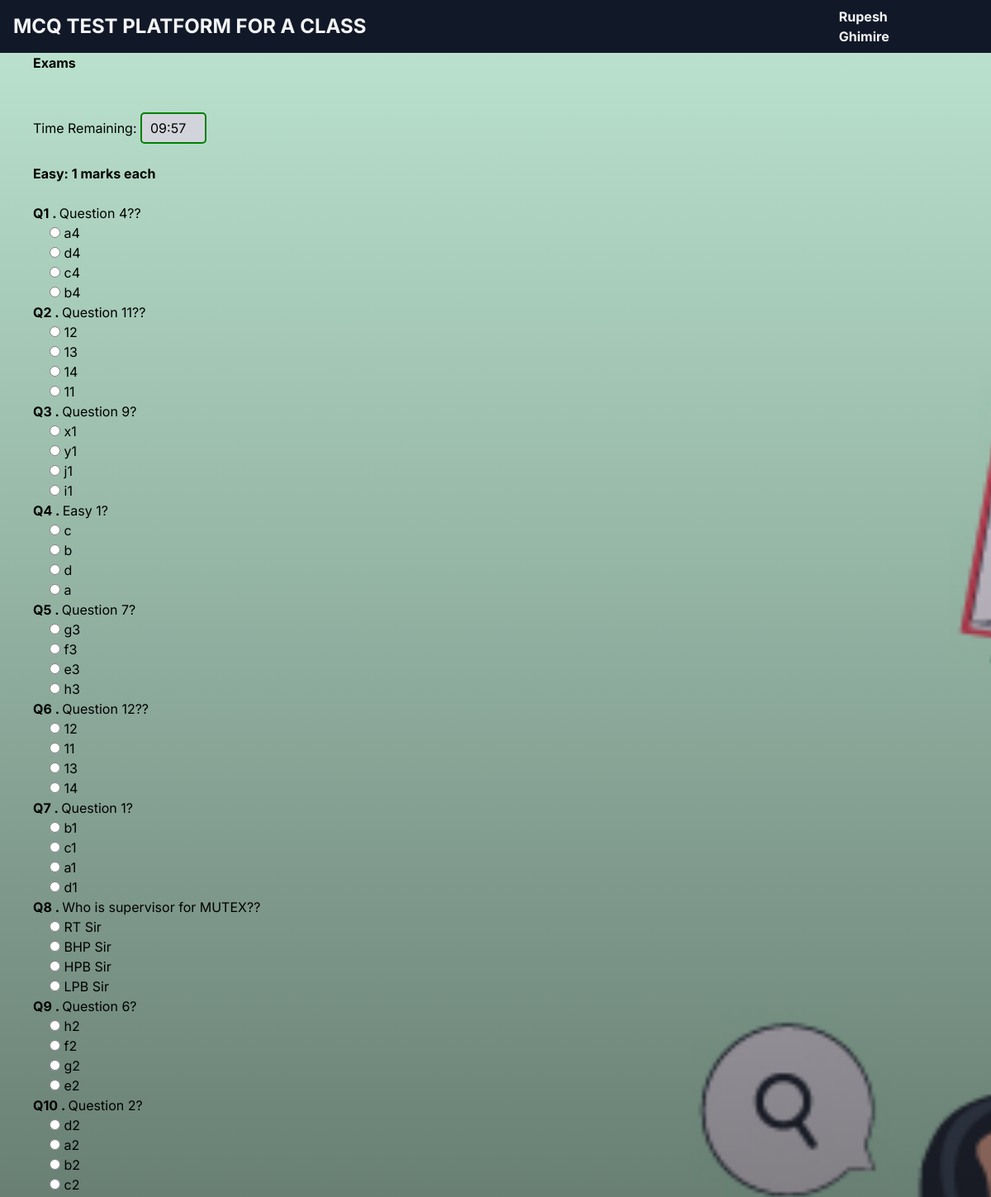
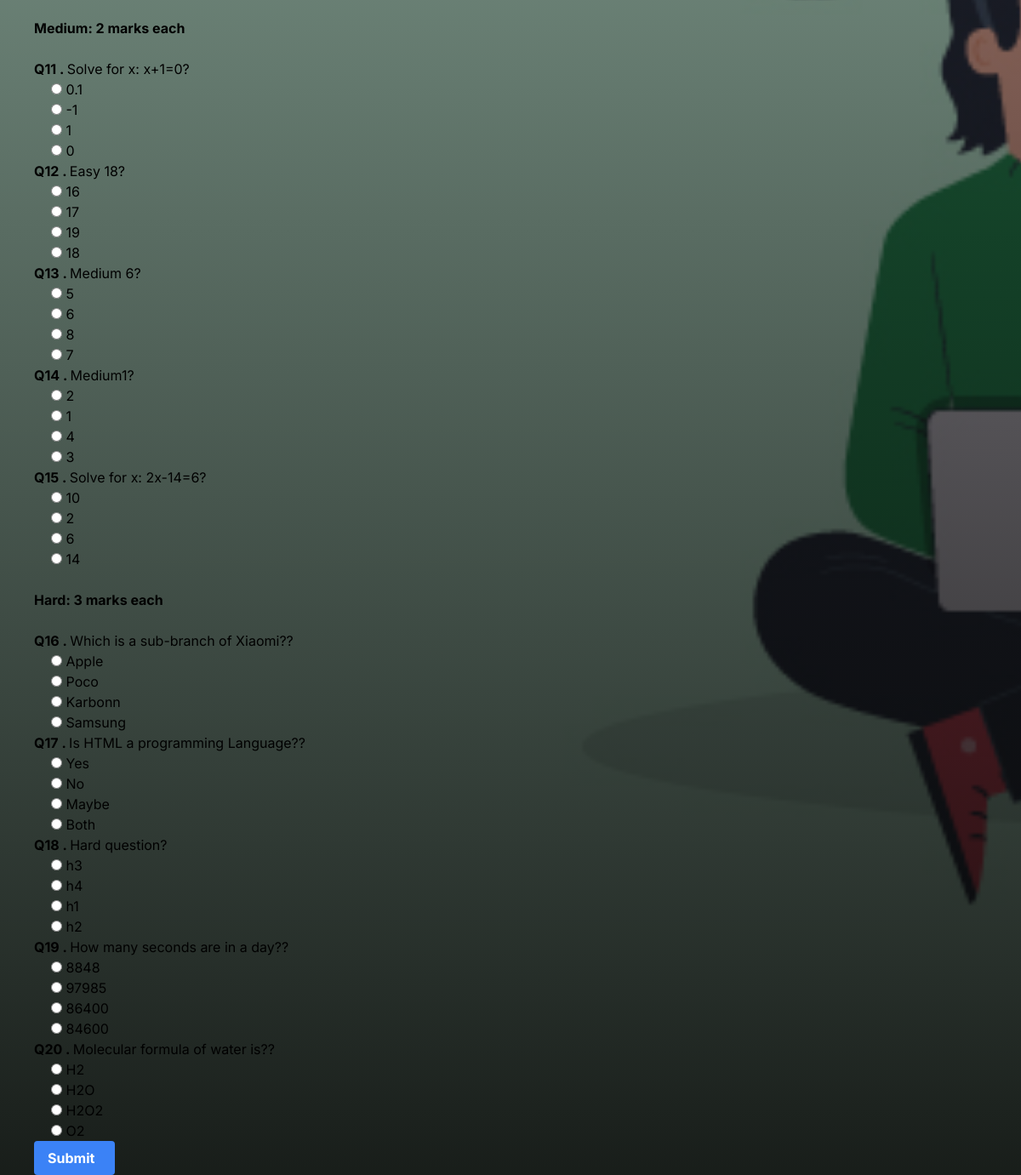
The app's page /exam (signed in) with its own data (2 pictures, top to bottom).
### base/models.py (models this page shows, shortened)
class User(AbstractUser):
    name = models.CharField(max_length=200, null=True)
    email = models.EmailField(unique=True, null=True)
    username = models.CharField(max_length=200, unique=True, null=True)
    bio = models.TextField(null=True,blank=True)
    marks = models.IntegerField(default=0)
    is_teacher = models.BooleanField(default=False)
    attempted = models.BooleanField(default=False)
    USERNAME_FIELD = 'email'
    REQUIRED_FIELDS = ['username']

class Question(models.Model):
    question = models.CharField(max_length=500,default="x",blank=False)
    correct = models.CharField(max_length=200,default="x", blank=False)
    options = models.TextField(default='options')
    level = models.CharField(max_length=1, default='E', blank=True, choices=level)
    subject = models.ForeignKey(Subject, on_delete=models.CASCADE, null=True)
    created_at = models.DateTimeField(auto_now_add=True,null=True,blank=True)

### base/views.py (the view)
# urls.py: path('exam',views.examquestion,name='examquestion'),
@login_required
def examquestion(request):
    user = request.user
    if user.is_authenticated:
        if request.session.get('exam_completed'):
            del request.session['exam_completed']
            return redirect('homepage')
        print("Attempted: ",user.attempted)
        if user.attempted == False:
            allQuestions = {}
            count = 1
            easy = paper.filter(level='E').order_by('?')
            medium = paper.filter(level='M').order_by('?')
            hard = paper.filter(level='H').order_by('?')
            Qpaper = chain(easy,medium,hard)
            for question in Qpaper:
                allQuestions[question] = count
                count += 1
            user.attempted = True
            user.save()
            print("Attempted: ",user.attempted)
        else:
            messages.error(request, 'You have already attempted the exam!')
            return redirect('homepage')
    else:
        return redirect('studentlogin')
    return render(request,'base/exam.html',{'questions':allQuestions})

### base/templatetags/custom_tags.py (called while the page is built)
@register.filter(name='get_options')
def get_options(value):
    option = json.loads(value)
    random.shuffle(option)
    return option

### base/templates/base/exam.html (shortened to what this page needs)
{% extends 'base.html' %}
{% load custom_tags %}
{% block content %}
<div class="px-10">
<h1><b> Exams </b></h1>
<br>
<br>
<form id="exam-form" method="post" action="{% url 'calculate_marks' %}">
    <div >
      Time Remaining: <span id="timer" style="    display: inline-block;
      padding: 5px 10px;
      border: 2px solid green;
      border-radius: 5px;" class="w-20 h-410 bg-gray-300 rounded-lg flex justify-center items-center">10:00</span>
    </div>
    {% for question,count in questions.items %}
      <div>
        {% if count == 1 %}
        <br><h3><b>Easy: 1 marks each</b></h3><br>
        {% elif count == 11 %}
        <br><h3><b>Medium: 2 marks each</b></h3><br>
        {% elif count == 16 %}
        <br><h3><b>Hard: 3 marks each</b></h3><br>
        {% endif %}
        <p><b>Q{{count}} . </b>{{ question.question }}?</p>
        {% for option in question.options|get_options %}
          <label style="padding-left:20px;">
            <input type="radio" name="answer{{ question.id }}" value="{{ option }}">
                 {{ option }}
          </label>
          <br>
        {% endfor %}
      </div>
    {% endfor %}
    <button class="bg-blue-500 hover:bg-blue-700 text-white font-bold py-2 px-4 rounded flex items-center">
      <span class="mr-2">Submit</span>
    </button>
  </form>
</div>
{% endblock %}

### templates/base.html (shortened to what this page needs)
{% load static %}
<!DOCTYPE html>
<html lang="en">
  <head>
    <link rel="stylesheet" type="text/css" href="{% static 'css/base.css' %}" />
    <link
      rel="stylesheet"
      href="https://use.fontawesome.com/releases/v5.0.8/css/all.css"
    />
    <script src="https://cdn.tailwindcss.com"></script>
  </head>
  <body
    style="
      background: linear-gradient(
          0deg,
          rgba(5, 5, 5, 0.9),
          rgba(66, 4, 126, 0.1)
        ),
        url('{% static 'images/background.png' %}');
      background-repeat: no-repeat;
      background-size: cover;
      background-attachment: fixed;
    "
    class="min-h-screen flex flex-col items-start justify-start"
  >
    <nav class="w-full fixed">
      <div class="bg-gray-900 text-gray-100 h-16 flex items-center">
        <a
          class="p-4 container mx-auto text-2xl font-bold uppercase"
          href="{% url 'homepage' %}"
          >MCQ Test Platform for a Class</a
        >
        <div class="mr-20">
          <b>
          {% if request.user.is_authenticated %}
          {{ request.user.name }}
          {% endif %}
          </b>
        </div>
      </div>
    </nav>
    <main class="mt-16">{% block content %} {% endblock %}</main>
  </body>
</html>

### records on screen
User: user.name "Rupesh Ghimire"
Question: shows "Easy: 1 marks each", subject "1", question "Question 4?", options "a4" "d4" "c4" "b4"
Question: count "2", question "Question 11?", options "12" "13" "14" "11"
Question: count "3", question "Question 9", options "x1" "y1" "j1" "i1"
Question: count "4", question "Easy 1", options "c" "b" "d" "a"
Question: count "5", question "Question 7", options "g3" "f3" "e3" "h3"
Question: count "6", question "Question 12?", options "12" "11" "13" "14"
Question: count "7", question "Question 1", options "b1" "c1" "a1" "d1"
Question: count "8", question "Who is supervisor for MUTEX?", options "RT Sir" "BHP Sir" "HPB Sir" "LPB Sir"
Question: count "9", question "Question 6", options "h2" "f2" "g2" "e2"
Question: count "10", question "Question 2", options "d2" "a2" "b2" "c2"
Question: shows "Medium: 2 marks each", count "11", question "Solve for x: x+1=0", options "0.1" "-1" "1" "0"
Question: count "12", question "Easy 18", options "16" "17" "19" "18"
Question: count "13", question "Medium 6", options "5" "6" "8" "7"
Question: count "14", question "Medium1", options "2" "1" "4" "3"
Question: count "15", question "Solve for x: 2x-14=6", options "10" "2" "6" "14"
Question: shows "Hard: 3 marks each", count "16", question "Which is a sub-branch of Xiaomi?", options "Apple" "Poco" "Karbonn" "Samsung"
Question: count "17", question "Is HTML a programming Language?", options "Yes" "No" "Maybe" "Both"
Question: count "18", question "Hard question", options "h3" "h4" "h1" "h2"
Question: count "19", question "How many seconds are in a day?", options "8848" "97985" "86400" "84600"
Question: count "20", question "Molecular formula of water is?", options "H2" "H2O" "H2O2" "O2"
